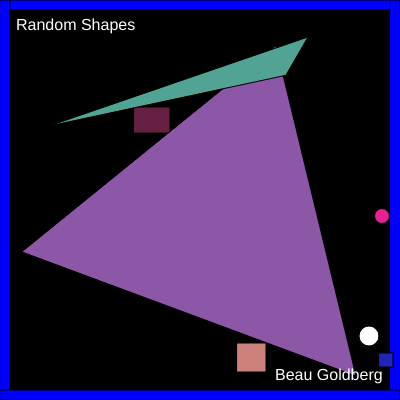
Frame 1 (no input)
Frame 60 (no input): identical to frame 1, image omitted
Frame 120 (the mouse pressed at the canvas centre since frame 60): identical to frame 1, image omitted

The p5.js sketch that drew this single still picture (run headless with seeded random() and noise() and a simulated clock; from frame 60 on, the mouse is pressed at the canvas centre):

// p5.js sketch
// ── sketch.js
var iteration = 0;
var col1, col2, col3, col4, col5, col6, col7, col8, col9, col10;
var c1x, c1y, c1d, c2x, c2y, c2d, c3x, c3y, c3d;
var s1x, s1y, s1w, s2x, s2y, s2w, s3x, s3y, s3w;
var r11, r12, r13, r14, r21, r22, r23, r24;
var t11x, t11y, t12x, t12y, t13x, t13y;
var t21x, t21y, t22x, t22y, t23x, t23y;

function setup()
{
    createCanvas(400,400);
}

function draw()
{
    // Instantiate background and border
    background(0);
    drawBorder(10);
    drawShapes()
    
    // Name
    fill('white');
    textSize(16);
    text("Beau Goldberg",275,380);

    // Title
    fill('white');
    textSize(16);
    text("Random Shapes",16,30);

    iteration++;
}

function mouseClicked()
{
    mousex = mouseX;
    mousey = mouseY;
}

function drawBorder(borderSize)
{
    fill("blue");
    rect(0,0,400,borderSize);
    rect(0,0,borderSize,400);
    rect(390,0,borderSize,400);
    rect(0,390,400,borderSize);
}

function drawShapes()
{
    if (iteration % 1000 == 0) {
        col1 = getRandomColor(); col2 = getRandomColor(); col3 = getRandomColor(); col4 = getRandomColor(); col5 = getRandomColor(); 
        col6 = getRandomColor(); col7 = getRandomColor(); col8 = getRandomColor(); col9 = getRandomColor(); col10 = getRandomColor(); 

        fill(col1);
        c1x = getRandomNumber(370) + 15; c1y = getRandomNumber(370) + 15; c1d = getRandomNumber(20) + 10;
        circle(c1x,c1y,c1d);

        fill(col2);
        c2x = getRandomNumber(370) + 15; c2y = getRandomNumber(370) + 15; c2d = getRandomNumber(20) + 10;
        circle(c2x,c2y,c2d);

        fill(col3);
        c3x = getRandomNumber(370) + 15; c3y = getRandomNumber(370) + 15; c3d = getRandomNumber(20) + 10;
        circle(c3x,c3y,c3d);

        fill(col4);
        s1x = getRandomNumber(370) + 15; s1y = getRandomNumber(370) + 15; s1w = getRandomNumber(20) + 10;
        square(s1x,s1y,s1w);

        fill(col5);
        s2x = getRandomNumber(370) + 15; s2y = getRandomNumber(370) + 15; s2w = getRandomNumber(20) + 10;
        square(s2x,s2y,s2w);

        fill(col6);
        s3x = getRandomNumber(370) + 15; s3y = getRandomNumber(370) + 15; s3w = getRandomNumber(20) + 10;
        square(s3x,s3y,s3w);

        fill(col7);
        r11 = getRandomNumber(370) + 15; r12 = getRandomNumber(470) + 25; r13 = getRandomNumber(50) + 10; r14 = getRandomNumber(50) + 10;
        rect(r11,r12,r13,r14);

        fill(col8);
        r21 = getRandomNumber(370) + 15; r22 = getRandomNumber(470) + 25; r23 = getRandomNumber(50) + 10; r24 = getRandomNumber(50) + 10;
        rect(r21,r22,r23,r24);

        fill(col9);
        t11x = getRandomNumber(370) + 15; t11y = getRandomNumber(370) + 15; t12x = getRandomNumber(370) + 15; t12y = getRandomNumber(370) + 15; t13x = getRandomNumber(370) + 15; t13y = getRandomNumber(370) + 15;
        triangle(t11x,t11y,t12x,t12y,t13x,t13y);

        fill(col10);
        t21x = getRandomNumber(370) + 15; t21y = getRandomNumber(370) + 15; t22x = getRandomNumber(370) + 15; t22y = getRandomNumber(370) + 15; t23x = getRandomNumber(370) + 15; t23y = getRandomNumber(370) + 15;
        triangle(t21x,t21y,t22x,t22y,t23x,t23y);
    }
    else {
        fill(col1);
        circle(c1x,c1y,c1d);

        fill(col2);
        circle(c2x,c2y,c2d);

        fill(col3);
        circle(c3x,c3y,c3d);

        fill(col4);
        square(s1x,s1y,s1w);

        fill(col5);
        square(s2x,s2y,s2w);

        fill(col6);
        square(s3x,s3y,s3w);

        fill(col7);
        rect(r11,r12,r13,r14);

        fill(col8);
        rect(r21,r22,r23,r24);

        fill(col9);
        triangle(t11x,t11y,t12x,t12y,t13x,t13y);

        fill(col10);
        triangle(t21x,t21y,t22x,t22y,t23x,t23y);
    }
}

function getRandomColor() { return "#" + Math.floor(Math.random()*16777215).toString(16); }

function getRandomNumber(number) { return Math.floor(Math.random()*number); }
